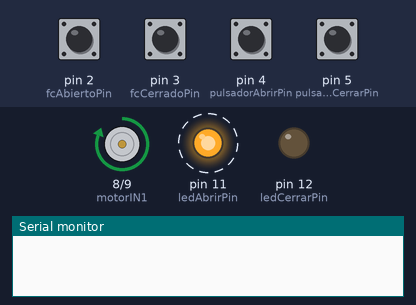
A sketch run on a simulated Arduino Uno, built with avr-gcc and run on an emulated ATmega328P. Parts: motor-driver pin pairs drawn as motors (green arrow = first pin HIGH = forward, orange = second pin HIGH = backward, longer = more drive, scaled by the enable pin), output pins drawn as LEDs (lit = HIGH), the last lines printed to the serial monitor. Dashed ring = blinking. Inputs (shaded band) come from the test bench; at power-on: pin 2 (fcAbiertoPin), pin 3 (fcCerradoPin), pin 4 (pulsadorAbrirPin), pin 5 (pulsadorCerrarPin) HIGH. EEPROM starts erased.

Above: at 0.87 s.
1.3 s: pin 2 (fcAbiertoPin) pulled LOW for 0.15 s
At 2.5 s:
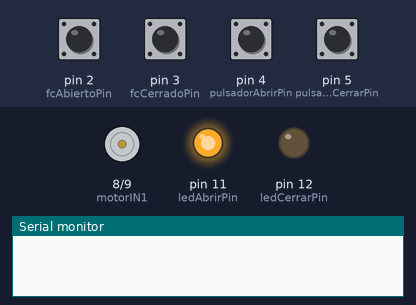
2.9 s: pin 5 (pulsadorCerrarPin) pulled LOW for 0.15 s
At 3.12 s:
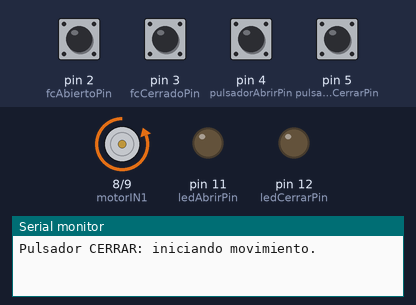
5.9 s: pin 4 (pulsadorAbrirPin) pulled LOW for 0.15 s
At 6.12 s:
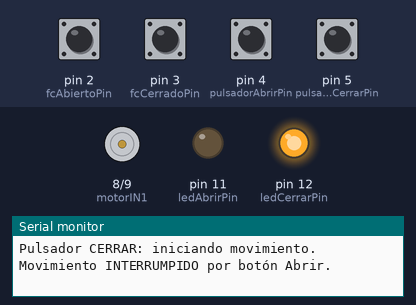
9.0 s: pin 4 (pulsadorAbrirPin) pulled LOW for 1 s
At 9.17 s:
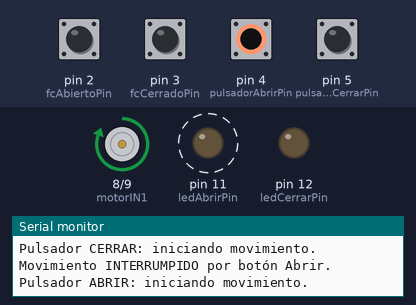
12.0 s: pin 5 (pulsadorCerrarPin) pulled LOW for 1 s
At 12.17 s:
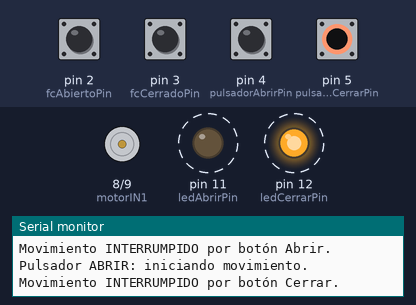
Timing chart, 0 to 16.0 s (numbered marks = the images above; inputs shaded):
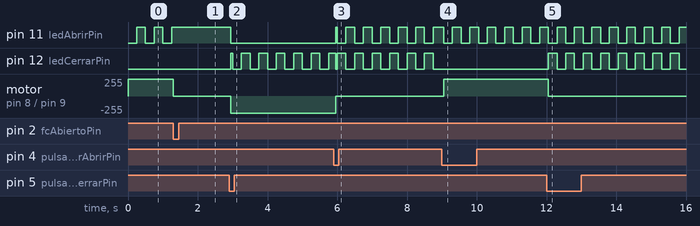

The sketch:

gallinero_L298N.ino
```cpp
#include <EEPROM.h>

// --- Configuración de Pines ---
const int motorIN1 = 8;
const int motorIN2 = 9;
const int motorENA = 10;
const int fcAbiertoPin = 2;
const int fcCerradoPin = 3;
const int pulsadorAbrirPin = 4;
const int pulsadorCerrarPin = 5;
const int ledAbrirPin = 11;
const int ledCerrarPin = 12;

// --- Configuración de Seguridad y Debounce ---
const unsigned long TIMEOUT_MOVIMIENTO = 15000; // 15 segundos
const int DEBOUNCE_DELAY = 50; // 50 milisegundos para filtrar rebotes

// --- Estados del Sistema ---
enum EstadoPuerta {
  ABIERTA,
  CERRADA,
  ABRIENDO,
  CERRANDO,
  PARADA_ERROR,
  PARADA_MANUAL
};
EstadoPuerta estadoActual;

// --- Lógica de la EEPROM ---
int direccionEeprom = 0;

// --- Variables de Temporización ---
unsigned long tiempoAnteriorParpadeo = 0;
const long intervaloParpadeo = 250;
const long intervaloParpadeoError = 100;
bool estadoLedParpadeo = false;
unsigned long tiempoInicioMovimiento = 0;

// --- Variables para Detección de Flanco (Solución al problema) ---
int ultimoEstadoPulsadorAbrir = HIGH;
int ultimoEstadoPulsadorCerrar = HIGH;

//******************************************************************************
// SETUP
//******************************************************************************
void setup() {
  Serial.begin(9600);
  pinMode(motorIN1, OUTPUT);
  pinMode(motorIN2, OUTPUT);
  pinMode(motorENA, OUTPUT);
  pinMode(ledAbrirPin, OUTPUT);
  pinMode(ledCerrarPin, OUTPUT);
  pinMode(fcAbiertoPin, INPUT_PULLUP);
  pinMode(fcCerradoPin, INPUT_PULLUP);
  pinMode(pulsadorAbrirPin, INPUT_PULLUP);
  pinMode(pulsadorCerrarPin, INPUT_PULLUP);
  detenerMotor();

  bool fcAbiertoPulsado = (digitalRead(fcAbiertoPin) == LOW);
  bool fcCerradoPulsado = (digitalRead(fcCerradoPin) == LOW);
  EstadoPuerta estadoAlArrancar;

  if (fcCerradoPulsado) {
    estadoAlArrancar = CERRADA;
    EEPROM.update(direccionEeprom, 0);
  } else if (fcAbiertoPulsado) {
    estadoAlArrancar = ABIERTA;
    EEPROM.update(direccionEeprom, 1);
  } else {
    byte estadoGuardado = EEPROM.read(direccionEeprom);
    estadoAlArrancar = (estadoGuardado == 1) ? ABIERTA : CERRADA;
  }

  if (estadoAlArrancar == CERRADA) {
    iniciarMovimiento(ABRIENDO);
  } else {
    iniciarMovimiento(CERRANDO);
  }
}

//******************************************************************************
// LOOP
//******************************************************************************
void loop() {
  gestionarControlesManuales();
  gestionarMovimientoPuerta();
  gestionarLeds();
}

//******************************************************************************
// GESTIÓN DE FUNCIONES
//******************************************************************************

// --- ¡NUEVA FUNCIÓN DE CONTROL MANUAL ROBUSTA! ---
void gestionarControlesManuales() {
  int lecturaPulsadorAbrir = digitalRead(pulsadorAbrirPin);
  int lecturaPulsadorCerrar = digitalRead(pulsadorCerrarPin);

  // --- Lógica para el botón ABRIR ---
  // Comprobar si el botón acaba de ser pulsado (transición de HIGH a LOW)
  if (lecturaPulsadorAbrir == LOW && ultimoEstadoPulsadorAbrir == HIGH) {
    delay(DEBOUNCE_DELAY); // Esperar para filtrar el rebote

    // Si la puerta se está moviendo, la paramos.
    if (estadoActual == ABRIENDO || estadoActual == CERRANDO) {
      Serial.println("Movimiento INTERRUMPIDO por botón Abrir.");
      estadoActual = PARADA_MANUAL;
    }
    // Si la puerta está parada, la abrimos.
    else if (estadoActual != ABIERTA) {
      Serial.println("Pulsador ABRIR: iniciando movimiento.");
      iniciarMovimiento(ABRIENDO);
    }
  }

  // --- Lógica para el botón CERRAR ---
  // Comprobar si el botón acaba de ser pulsado (transición de HIGH a LOW)
  if (lecturaPulsadorCerrar == LOW && ultimoEstadoPulsadorCerrar == HIGH) {
    delay(DEBOUNCE_DELAY); // Esperar para filtrar el rebote

    // Si la puerta se está moviendo, la paramos.
    if (estadoActual == ABRIENDO || estadoActual == CERRANDO) {
      Serial.println("Movimiento INTERRUMPIDO por botón Cerrar.");
      estadoActual = PARADA_MANUAL;
    }
    // Si la puerta está parada, la cerramos.
    else if (estadoActual != CERRADA) {
      Serial.println("Pulsador CERRAR: iniciando movimiento.");
      iniciarMovimiento(CERRANDO);
    }
  }

  // Actualizar el último estado de los botones para el siguiente ciclo.
  ultimoEstadoPulsadorAbrir = lecturaPulsadorAbrir;
  ultimoEstadoPulsadorCerrar = lecturaPulsadorCerrar;
}


void gestionarMovimientoPuerta() {
  switch (estadoActual) {
    case ABRIENDO:
      if (digitalRead(fcAbiertoPin) == LOW) {
        detenerMotor();
        estadoActual = ABIERTA;
        EEPROM.update(direccionEeprom, 1);
      } else if (millis() - tiempoInicioMovimiento > TIMEOUT_MOVIMIENTO) {
        detenerMotor();
        estadoActual = PARADA_ERROR;
      } else {
        abrirPuerta();
      }
      break;
    case CERRANDO:
      if (digitalRead(fcCerradoPin) == LOW) {
        detenerMotor();
        estadoActual = CERRADA;
        EEPROM.update(direccionEeprom, 0);
      } else if (millis() - tiempoInicioMovimiento > TIMEOUT_MOVIMIENTO) {
        detenerMotor();
        estadoActual = PARADA_ERROR;
      } else {
        cerrarPuerta();
      }
      break;
    default: // Incluye todos los estados de parada
      detenerMotor();
      break;
  }
}

void gestionarLeds() {
  unsigned long tiempoActual = millis();
  long intervaloActual = (estadoActual == PARADA_ERROR) ? intervaloParpadeoError : intervaloParpadeo;
  if (tiempoActual - tiempoAnteriorParpadeo >= intervaloActual) {
    tiempoAnteriorParpadeo = tiempoActual;
    estadoLedParpadeo = !estadoLedParpadeo;
  }
  switch (estadoActual) {
    case ABRIENDO:
      digitalWrite(ledAbrirPin, estadoLedParpadeo);
      digitalWrite(ledCerrarPin, LOW);
      break;
    case CERRANDO:
      digitalWrite(ledAbrirPin, LOW);
      digitalWrite(ledCerrarPin, estadoLedParpadeo);
      break;
    case ABIERTA:
      digitalWrite(ledAbrirPin, HIGH);
      digitalWrite(ledCerrarPin, LOW);
      break;
    case CERRADA:
      digitalWrite(ledAbrirPin, LOW);
      digitalWrite(ledCerrarPin, HIGH);
      break;
    case PARADA_ERROR:
      digitalWrite(ledAbrirPin, estadoLedParpadeo);
      digitalWrite(ledCerrarPin, estadoLedParpadeo);
      break;
    case PARADA_MANUAL:
      digitalWrite(ledAbrirPin, estadoLedParpadeo);
      digitalWrite(ledCerrarPin, !estadoLedParpadeo);
      break;
  }
}

void iniciarMovimiento(EstadoPuerta nuevoEstado) {
  estadoActual = nuevoEstado;
  tiempoInicioMovimiento = millis();
}

void abrirPuerta() {
  digitalWrite(motorIN1, HIGH);
  digitalWrite(motorIN2, LOW);
  digitalWrite(motorENA, HIGH);
}

void cerrarPuerta() {
  digitalWrite(motorIN1, LOW);
  digitalWrite(motorIN2, HIGH);
  digitalWrite(motorENA, HIGH);
}

void detenerMotor() {
  digitalWrite(motorIN1, LOW);
  digitalWrite(motorIN2, LOW);
  digitalWrite(motorENA, LOW);
}
```

Measured:
- after the input at 1.3 s, pin 11 (ledAbrirPin): stops changing and stays HIGH; motor on pin 8 (motorIN1) / pin 9 (motorIN2): forward 255/255 → stopped at once
- after the input at 2.9 s, pin 11 (ledAbrirPin): HIGH → LOW after 0.05 s; pin 12 (ledCerrarPin): LOW → HIGH after 0.05 s, then repeats every 0.50 s: LOW 0.25 s, HIGH 0.25 s; motor on pin 8 (motorIN1) / pin 9 (motorIN2): stopped → backward 255/255 after 0.05 s
- after the input at 5.9 s, pin 11 (ledAbrirPin): LOW → HIGH after 0.05 s, then repeats every 0.50 s: LOW 0.25 s, HIGH 0.25 s; motor on pin 8 (motorIN1) / pin 9 (motorIN2): backward 255/255 → stopped after 0.05 s
- after the input at 9.0 s, pin 12 (ledCerrarPin): stops changing and stays LOW; motor on pin 8 (motorIN1) / pin 9 (motorIN2): stopped → forward 255/255 after 0.05 s
- after the input at 12.0 s, pin 12 (ledCerrarPin): alternates HIGH for 0.25 s and LOW for 0.25 s, starting after 0.05 s; motor on pin 8 (motorIN1) / pin 9 (motorIN2): forward 255/255 → stopped after 0.05 s
- by itself, pin 11 (ledAbrirPin): alternates HIGH for 0.25 s and LOW for 0.25 s
